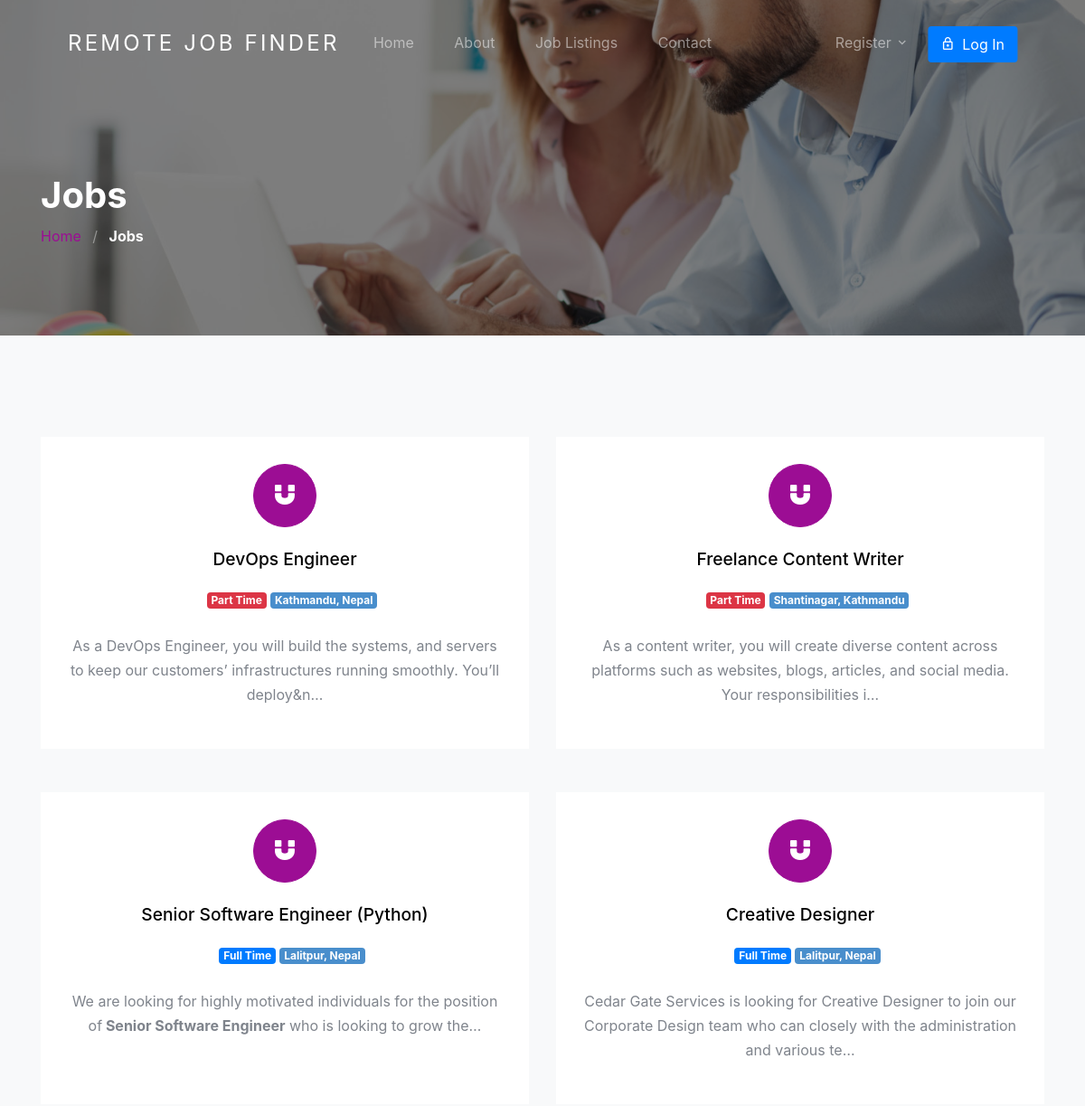
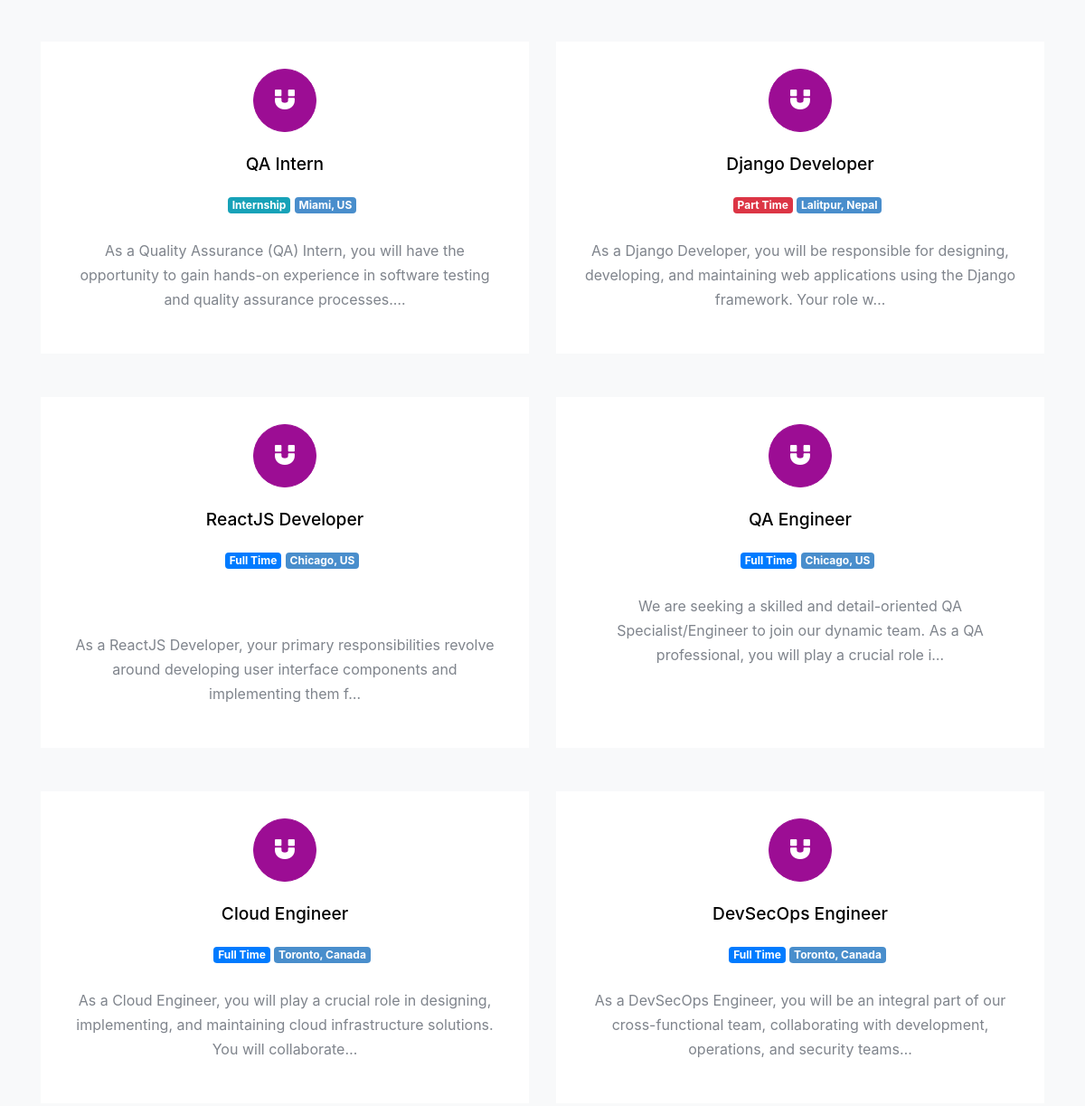
The app's page /jobs/ (upper part), older data (2 pictures, top to bottom).
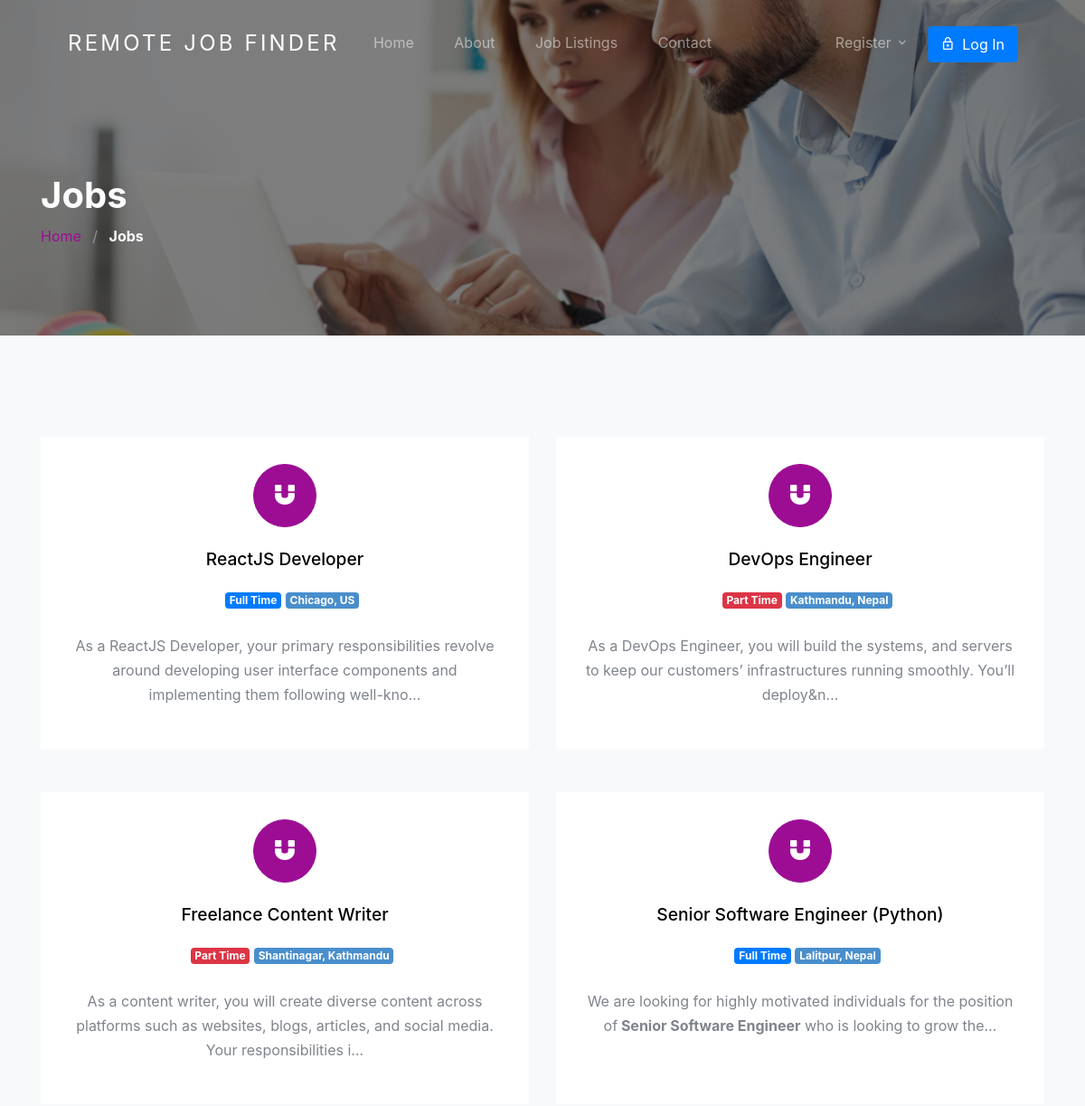
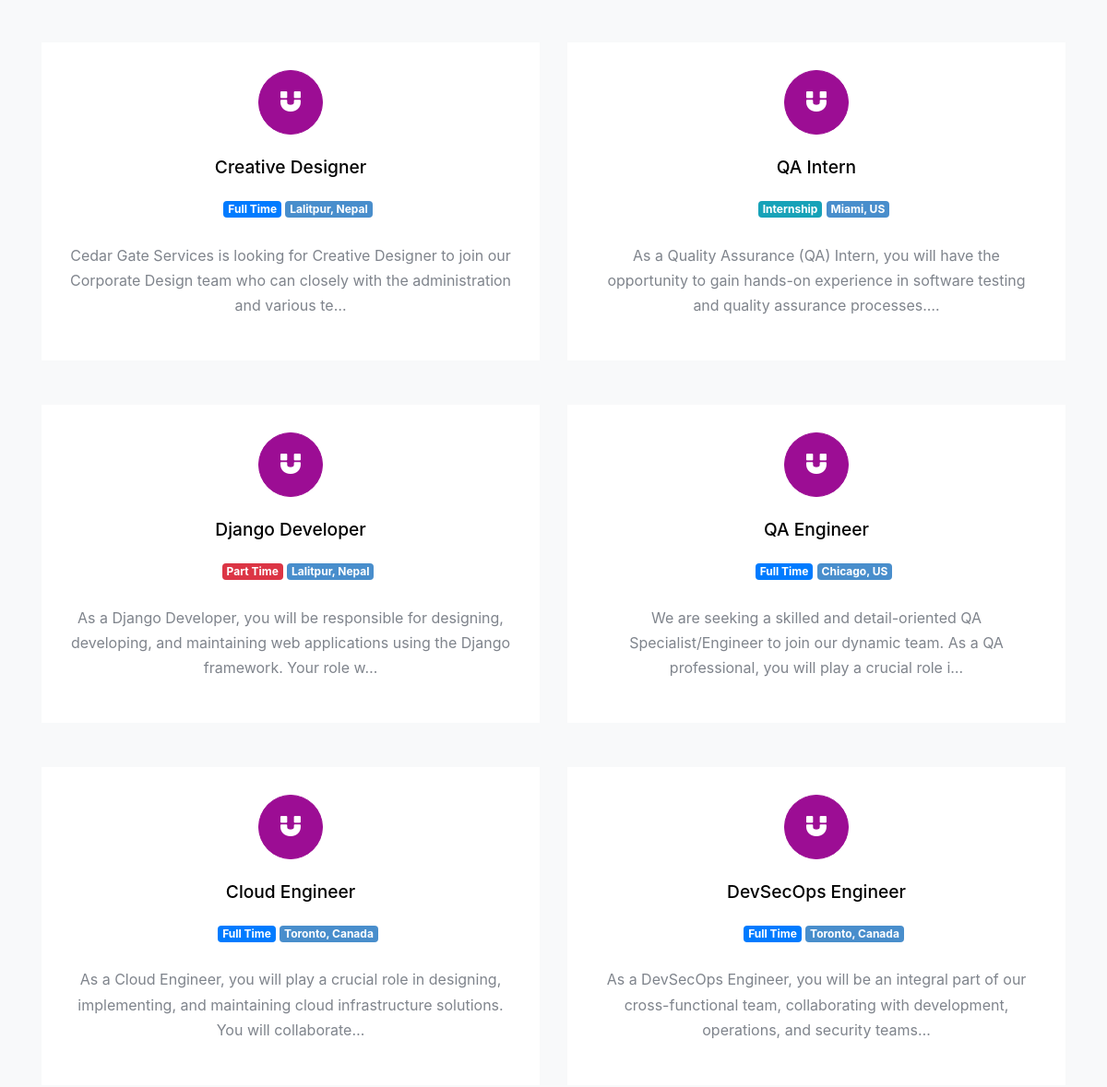
The same page, newer data (2 pictures, top to bottom).
### jobapp/models.py (models this page shows, shortened)
class Job(models.Model):
    user = models.ForeignKey(User, related_name='User', on_delete=models.CASCADE)
    title = models.CharField(max_length=300)
    description = RichTextField()
    tags = TaggableManager()
    location = models.CharField(max_length=300)
    job_type = models.CharField(choices=JOB_TYPE, max_length=1)
    category = models.ForeignKey(Category,related_name='Category', on_delete=models.CASCADE)
    salary = models.CharField(max_length=30, blank=True)
    company_name = models.CharField(max_length=300)
    company_description = RichTextField(blank=True, null=True)
    url = models.URLField(max_length=200)
    last_date = models.DateField()
    is_published = models.BooleanField(default=False)
    is_closed = models.BooleanField(default=False)
    timestamp = models.DateTimeField(auto_now=True)

### jobapp/views.py (the view)
# urls.py: path('jobs/', views.job_list_View, name='job-list'),
def job_list_View(request):
    job_list = Job.objects.filter(is_published=True, is_closed=False).order_by('-timestamp')
    paginator = Paginator(job_list, 12)
    page_number = request.GET.get('page')
    page_obj = paginator.get_page(page_number)
    context = {
        'page_obj': page_obj,
    }
    return render(request, 'jobapp/job-list.html', context)

### template/jobapp/job-list.html (shortened to what this page needs)
{% extends 'base.html' %}
{% load static %}
{% block content %}
<section class="section-hero overlay inner-page bg-image" style="background-image: url('{% static 'images/bgrr.jpg' %}');"
  id="home-section">
  <div class="container">
    <div class="row">
      <div class="col-md-7">
        <h1 class="text-white font-weight-bold">Jobs</h1>
        <div class="custom-breadcrumbs">
          <a href="{% url 'jobapp:home' %}">Home</a> <span class="mx-2 slash">/</span>
          <span class="text-white"><strong>Jobs</strong></span>
        </div>
      </div>
    </div>
  </div>
</section>
<section id="ajax_listing_paginattion" class="site-section services-section bg-light block__62849" id="next-section">
  <div class="container">
    <div class="row">
      {% for job in page_obj %}
        <div class="col-6 col-md-6 col-lg-6 mb-4 mb-lg-5">
          <a href="{% url 'jobapp:single-job' job.id %}" class="block__16443 min-h text-center d-block">
          <span class="custom-icon mx-auto"><span class="icon-magnet d-block"></span></span>
          <h3>{{ job.title }}</h3>
          <ul class="job-listing-meta list-unstyled pl-3 mb-0">
            <li class="menu-fix mb-2">
              {% if job.job_type == '1' %}
              <span class="badge badge-primary">
                Full Time
              </span>
              {% elif job.job_type == '2'%}
              <span class="badge badge-danger">
                Part Time
              </span>
              {% else  %}
              <span class="badge badge-info">
                Internship
              </span>
              {% endif %}</li>
            <li class="badge badge-secondary menu-fix mb-2"> {{ job.location }}</li>
          </ul>
          <p>{{ job.description | safe | truncatechars:150}}</p>
        </a>
      </div>
      {% endfor %}
    </div>
  </div>
</section>
{% endblock content %}

Row changes from the older to the newer data that the page shows:
changed Job "ReactJS Developer": description "As a ReactJS Developer, your primary responsibilities revolve around developing user interface components and implementing them f…" → "As a ReactJS Developer, your primary responsibilities revolve around developing user interface components and implementing them following well-kno…"; moves up the list
